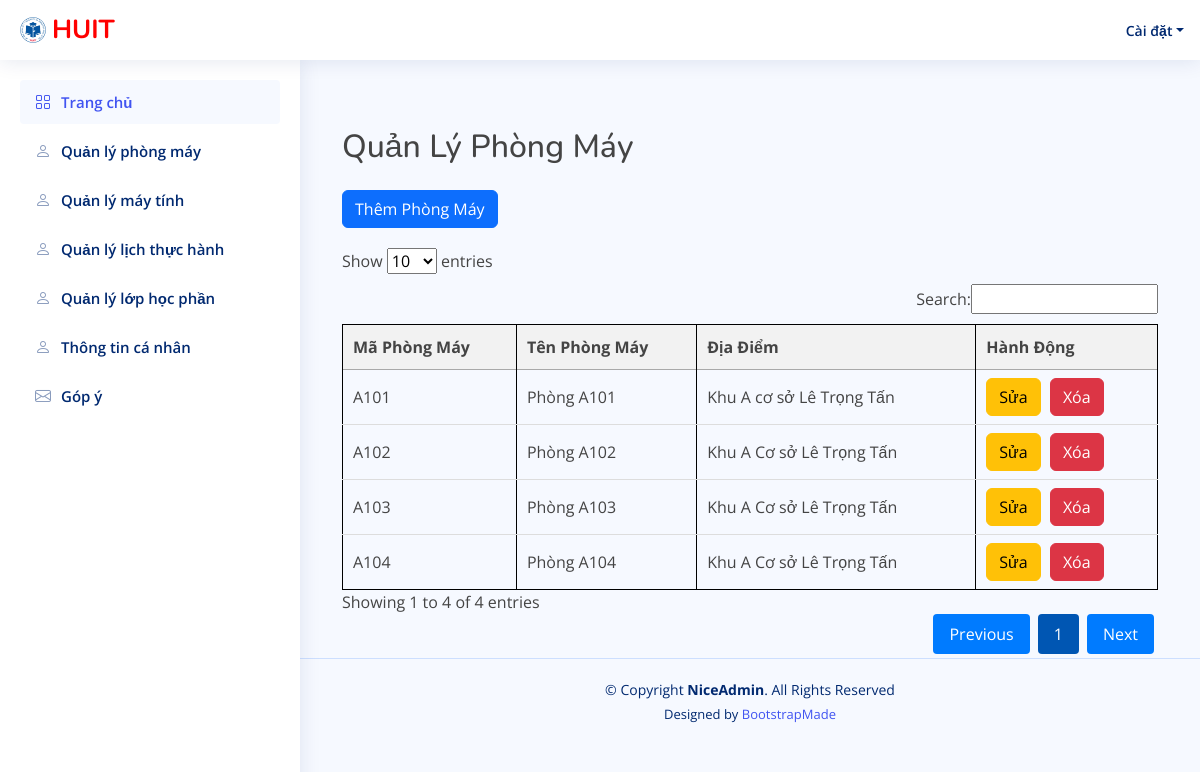
The app's page /DoAn_QLyPMT_Nhom11/phongmay_index.php with its own data.
### tables this page shows
CREATE TABLE `phongmay` (
  `maPM` varchar(30) NOT NULL,
  `tenPM` varchar(30) DEFAULT NULL,
  `diadiemPM` varchar(30) DEFAULT NULL
);

### DoAn_QLyPMT_Nhom11/phongmay_index.php (the view, shortened to what this page needs)
<?php
include 'database.php';
$conn->set_charset("utf8");
$sql = "SELECT * FROM phongmay";
$result = $conn->query($sql);
$data = array();
if ($result->num_rows > 0) {
    while ($row = $result->fetch_assoc()) {
        $data[] = $row;
    }
}
?>
<!DOCTYPE html>
<html lang="en">
<head>
    <link href="assets/vendor/bootstrap/css/bootstrap.min.css" rel="stylesheet">
    <link href="assets/vendor/bootstrap-icons/bootstrap-icons.css" rel="stylesheet">
    <link href="assets/vendor/boxicons/css/boxicons.min.css" rel="stylesheet">
    <link href="assets/vendor/quill/quill.snow.css" rel="stylesheet">
    <link href="assets/vendor/quill/quill.bubble.css" rel="stylesheet">
    <link href="assets/vendor/remixicon/remixicon.css" rel="stylesheet">
    <link href="assets/vendor/simple-datatables/style.css" rel="stylesheet">
    <link href="assets/vendor/DataTables/datatables.min.css" rel="stylesheet">
    <link href="assets/css/style.css" rel="stylesheet">
</head>
<?php
 include "header.php";
 include 'sidebar.php';
?>
<body>
    <main id="main" class="main">
        <div class="container mt-5">
            <h2 class="mb-4">Quản Lý Phòng Máy</h2>
            <a href="phongmay_add.php?path=phongmay/add" class="btn btn-primary">Thêm Phòng Máy</a>
            <table id="phongMayTable">
                <thead>
                    <tr>
                        <th>Mã Phòng Máy</th>
                        <th>Tên Phòng Máy</th>
                        <th>Địa Điểm</th>
                        <th>Hành Động</th>
                    </tr>
                </thead>
                <tbody>
                    <?php foreach ($data as $row): ?>
                    <tr>
                        <td><?= $row['maPM'] ?></td>
                        <td><?= $row['tenPM'] ?></td>
                        <td><?= $row['diadiemPM'] ?></td>
                        <td>
                            <a href="phongmay_edit.php?path=phongmay/edit&id=<?= $row['maPM'] ?>"
                                class="btn btn-warning">Sửa</a>
                            <a href="phongmay_delete.php?path=phongmay/delete&id=<?= $row['maPM'] ?>"
                                class="btn btn-danger">Xóa</a>
                        </td>
                    </tr>
                    <?php endforeach; ?>
                </tbody>
            </table>
        </div>
    </main>
    <br>
    <?php include 'footer.php'; ?>
</body>
</html>

### DoAn_QLyPMT_Nhom11/assets/css/style.css (style rules this page uses)
:root { scroll-behavior: smooth; }
body { font-family: "Open Sans", sans-serif; background: #f6f9ff; color: #444444; }
a { color: #4154f1; text-decoration: none; }
h1, h2, h3, h4, h5, h6 { font-family: "Nunito", sans-serif; }
#main { margin-top: 60px; padding: 20px 30px; transition: all 0.3s; }
@media (min-width: 1200px) { #main, #footer { margin-left: 300px; } }

### DoAn_QLyPMT_Nhom11/phongmay_index.php (style rules this page uses)
table { border: 1px solid black; width: 100%; border-collapse: collapse; margin-top: 20px; }
th, td { border: 1px solid black; padding: 12px 15px; text-align: left; border-bottom: 1px solid #ddd; }
th { background-color: #f2f2f2; font-weight: bold; }
.btn { margin-right: 5px; }

### records on screen
phongmay: maPM "A101", tenPM "Phòng A101", diadiemPM "Khu A cơ sở Lê Trọng Tấn"
phongmay: maPM "A102", tenPM "Phòng A102", diadiemPM "Khu A Cơ sở Lê Trọng Tấn"
phongmay: maPM "A103", tenPM "Phòng A103", diadiemPM "Khu A Cơ sở Lê Trọng Tấn"
phongmay: maPM "A104", tenPM "Phòng A104", diadiemPM "Khu A Cơ sở Lê Trọng Tấn"
